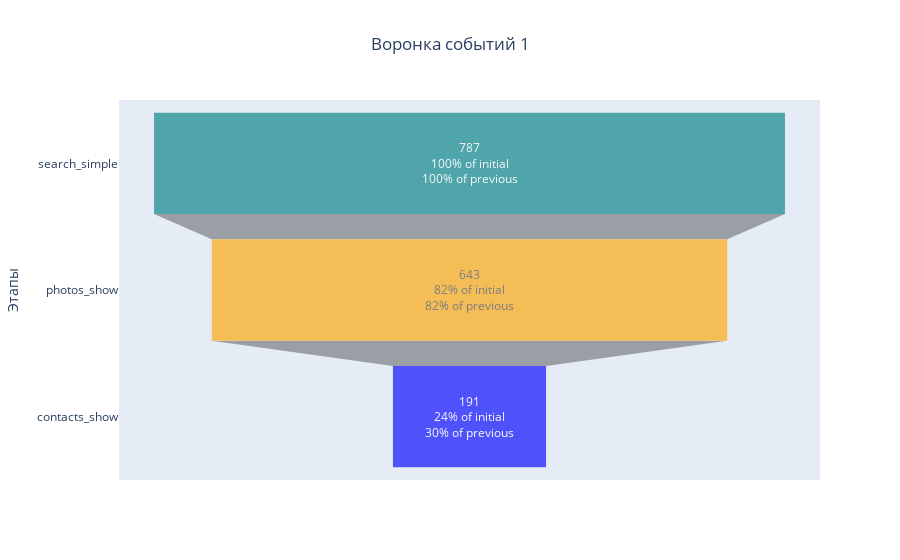

Source (notebook cell):
### Markdown cell above
#### Построим воронки

### Code cell
funnel(mob, 1, 'search_simple', 'photos_show', 'contacts_show')

### Figure 1 — Plotly figure (JSON) as saved in the notebook; plotly's stock layout.template omitted (floating-point values rounded to 4 significant figures)
{"data": [{"marker": {"color": ["teal", "orange", "blue", "green", "silver"]}, "opacity": 0.65, "textinfo": "value+percent initial+percent previous", "type": "funnel", "x": [787, 643, 191], "y": ["search_simple", "photos_show", "contacts_show"]}], "layout": {"title": {"text": "Воронка событий 1", "x": 0.5}, "yaxis": {"title": {"text": "Этапы"}}}}
